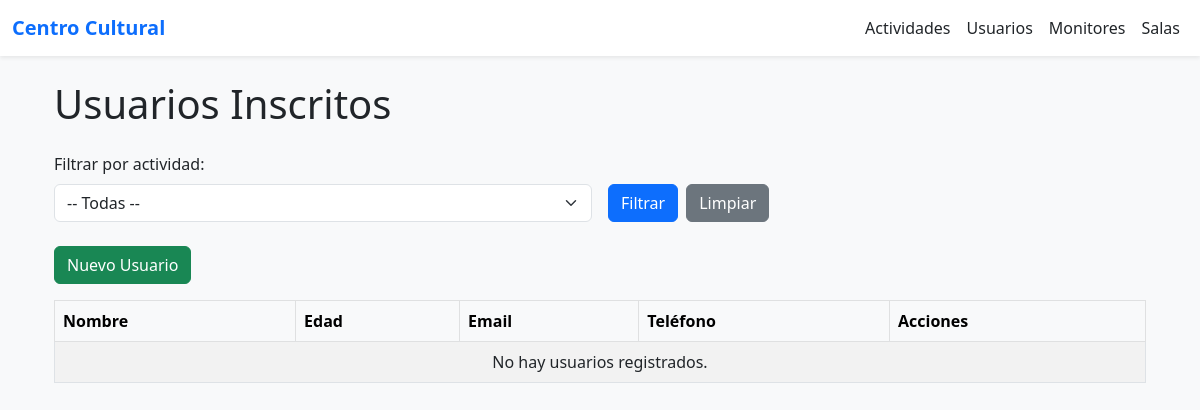
The app's page /usuarios/, older data.
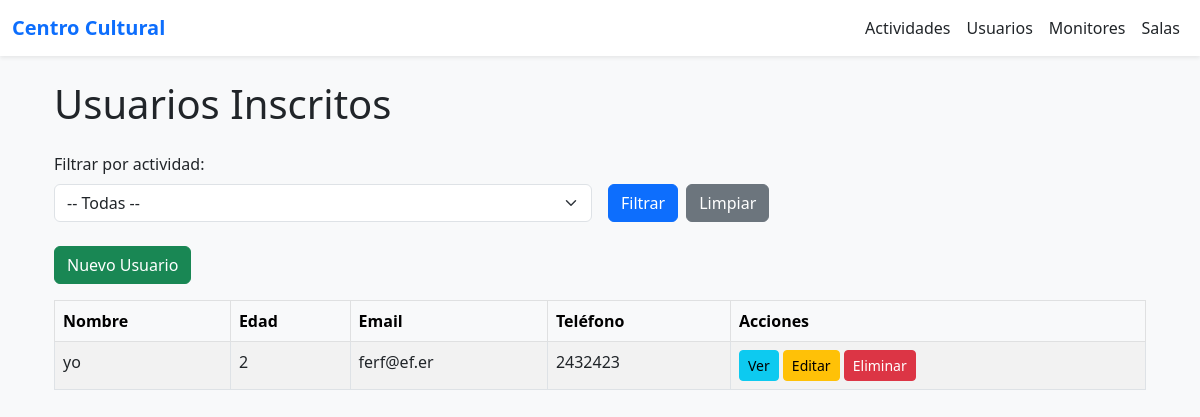
The same page, newer data.
### app_bbdd/models.py (models this page shows, shortened)
class UsuarioInscrito(models.Model):
    nombre = models.CharField(max_length=100)
    edad = models.PositiveIntegerField()
    email = models.EmailField()
    telefono = models.CharField(max_length=20)

### app_bbdd/views.py (the view)
# urls.py: path('', views.lista_usuarios, name='lista_usuarios'),
def lista_usuarios(request):
    actividad_id = request.GET.get('actividad')
    if actividad_id:
        usuarios = UsuarioInscrito.objects.filter(actividades__id=actividad_id)
    else:
        usuarios = UsuarioInscrito.objects.all()
    return render(request, 'usuarios/lista.html', {'usuarios': usuarios})

### app_bbdd/templates/usuarios/lista.html (shortened to what this page needs)
{% extends 'base.html' %}
{% block content %}
<div class="container mt-4">
    <h1 class="mb-4">Usuarios Inscritos</h1>
    <form method="get" class="row g-3 mb-4">
        <div class="col-md-6">
            <label for="actividad" class="form-label">Filtrar por actividad:</label>
            <select name="actividad" id="actividad" class="form-select">
                <option value="">-- Todas --</option>
            </select>
        </div>
        <div class="col-md-6 d-flex align-items-end">
            <button type="submit" class="btn btn-primary me-2">Filtrar</button>
            <a href="{% url 'lista_usuarios' %}" class="btn btn-secondary">Limpiar</a>
        </div>
    </form>
    <div class="mb-3">
        <a href="{% url 'crear_usuario' %}" class="btn btn-success">Nuevo Usuario</a>
    </div>
    <table class="table table-striped table-bordered">
        <thead class="table-light">
            <tr>
                <th>Nombre</th>
                <th>Edad</th>
                <th>Email</th>
                <th>Teléfono</th>
                <th>Acciones</th>
            </tr>
        </thead>
        <tbody>
            {% for usuario in usuarios %}
                <tr>
                    <td>{{ usuario.nombre }}</td>
                    <td>{{ usuario.edad }}</td>
                    <td>{{ usuario.email }}</td>
                    <td>{{ usuario.telefono }}</td>
                    <td>
                        <a href="{% url 'detalle_usuario' usuario.id %}" class="btn btn-sm btn-info">Ver</a>
                        <a href="{% url 'editar_usuario' usuario.id %}" class="btn btn-sm btn-warning">Editar</a>
                        <a href="{% url 'eliminar_usuario' usuario.id %}" class="btn btn-sm btn-danger">Eliminar</a>
                    </td>
                </tr>
            {% empty %}
                <tr>
                    <td colspan="5" class="text-center">No hay usuarios registrados.</td>
                </tr>
            {% endfor %}
        </tbody>
    </table>
</div>
{% endblock %}

Row changes from the older to the newer data that the page shows:
added UsuarioInscrito: nombre "yo", edad "2", email "ferf@ef.er", telefono "2432423"
Text that changed along with them:
text no longer shown: "No hay usuarios registrados."
